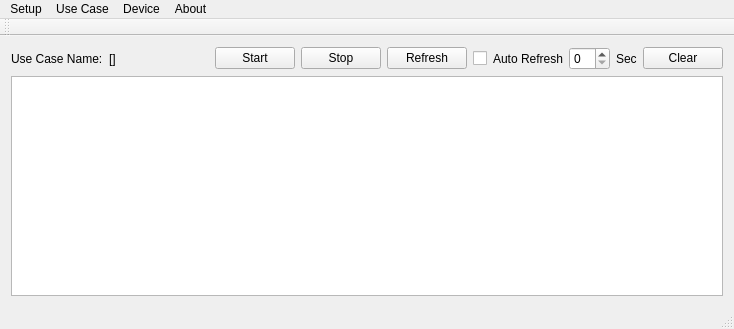
<?xml version="1.0" encoding="UTF-8"?>
<ui version="4.0">
 <class>MainWindow</class>
 <widget class="QMainWindow" name="MainWindow">
  <property name="geometry">
   <rect>
    <x>0</x>
    <y>0</y>
    <width>734</width>
    <height>329</height>
   </rect>
  </property>
  <property name="windowTitle">
   <string/>
  </property>
  <widget class="QWidget" name="centralWidget">
   <layout class="QVBoxLayout" name="verticalLayout">
    <item>
     <layout class="QHBoxLayout" name="horizontalLayout">
      <item>
       <widget class="QLabel" name="label">
        <property name="text">
         <string>Use Case Name:</string>
        </property>
       </widget>
      </item>
      <item>
       <widget class="QLabel" name="ucNameLabel">
        <property name="text">
         <string>[]</string>
        </property>
       </widget>
      </item>
      <item>
       <spacer name="horizontalSpacer">
        <property name="orientation">
         <enum>Qt::Horizontal</enum>
        </property>
        <property name="sizeHint" stdset="0">
         <size>
          <width>40</width>
          <height>20</height>
         </size>
        </property>
       </spacer>
      </item>
      <item>
       <widget class="QPushButton" name="btnStart">
        <property name="text">
         <string>Start</string>
        </property>
       </widget>
      </item>
      <item>
       <widget class="QPushButton" name="btnStop">
        <property name="text">
         <string>Stop</string>
        </property>
       </widget>
      </item>
      <item>
       <widget class="QPushButton" name="btnRefresh">
        <property name="text">
         <string>Refresh</string>
        </property>
       </widget>
      </item>
      <item>
       <widget class="QCheckBox" name="chkTimer">
        <property name="text">
         <string/>
        </property>
       </widget>
      </item>
      <item>
       <widget class="QLabel" name="lblTimer">
        <property name="enabled">
         <bool>true</bool>
        </property>
        <property name="text">
         <string>Auto Refresh</string>
        </property>
       </widget>
      </item>
      <item>
       <widget class="QSpinBox" name="sbAutoRefresh"/>
      </item>
      <item>
       <widget class="QLabel" name="lblSecTimer">
        <property name="text">
         <string>Sec</string>
        </property>
       </widget>
      </item>
      <item>
       <widget class="QPushButton" name="btnClear">
        <property name="text">
         <string>Clear</string>
        </property>
       </widget>
      </item>
     </layout>
    </item>
    <item>
     <widget class="QTableWidget" name="tableWidget"/>
    </item>
   </layout>
  </widget>
  <widget class="QMenuBar" name="menuBar">
   <property name="geometry">
    <rect>
     <x>0</x>
     <y>0</y>
     <width>734</width>
     <height>20</height>
    </rect>
   </property>
   <widget class="QMenu" name="UseCase">
    <property name="title">
     <string>Use Case</string>
    </property>
    <addaction name="actionSave"/>
    <addaction name="actionSave_As"/>
    <addaction name="actionLoad"/>
   </widget>
   <widget class="QMenu" name="menuSetup">
    <property name="title">
     <string>Setup</string>
    </property>
    <addaction name="actionTopic"/>
    <addaction name="actionData_Profile"/>
    <addaction name="actionTime_Profile"/>
    <addaction name="actionDevice_Template"/>
   </widget>
   <widget class="QMenu" name="menuDevice">
    <property name="title">
     <string>Device</string>
    </property>
    <addaction name="actionNew_Device"/>
   </widget>
   <widget class="QMenu" name="menuAbout">
    <property name="title">
     <string>About</string>
    </property>
   </widget>
   <addaction name="menuSetup"/>
   <addaction name="UseCase"/>
   <addaction name="menuDevice"/>
   <addaction name="menuAbout"/>
  </widget>
  <widget class="QToolBar" name="mainToolBar">
   <attribute name="toolBarArea">
    <enum>TopToolBarArea</enum>
   </attribute>
   <attribute name="toolBarBreak">
    <bool>false</bool>
   </attribute>
  </widget>
  <widget class="QStatusBar" name="statusBar"/>
  <action name="actionTopic">
   <property name="text">
    <string>Topic</string>
   </property>
  </action>
  <action name="actionData_Profile">
   <property name="text">
    <string>Data Profile</string>
   </property>
  </action>
  <action name="actionTime_Profile">
   <property name="text">
    <string>Time Profile</string>
   </property>
  </action>
  <action name="actionUDP_Flood">
   <property name="text">
    <string>UDP Flood</string>
   </property>
  </action>
  <action name="actionDevice_Template">
   <property name="text">
    <string>Device Template</string>
   </property>
  </action>
  <action name="actionNew_Device">
   <property name="text">
    <string>New Device</string>
   </property>
  </action>
  <action name="actionSave">
   <property name="text">
    <string>Save</string>
   </property>
   <property name="visible">
    <bool>false</bool>
   </property>
  </action>
  <action name="actionSave_As">
   <property name="text">
    <string>Save As...</string>
   </property>
   <property name="visible">
    <bool>false</bool>
   </property>
  </action>
  <action name="actionLoad">
   <property name="text">
    <string>Load</string>
   </property>
  </action>
  <action name="actionNew">
   <property name="text">
    <string>New</string>
   </property>
  </action>
 </widget>
 <layoutdefault spacing="6" margin="11"/>
 <resources/>
 <connections/>
</ui>
